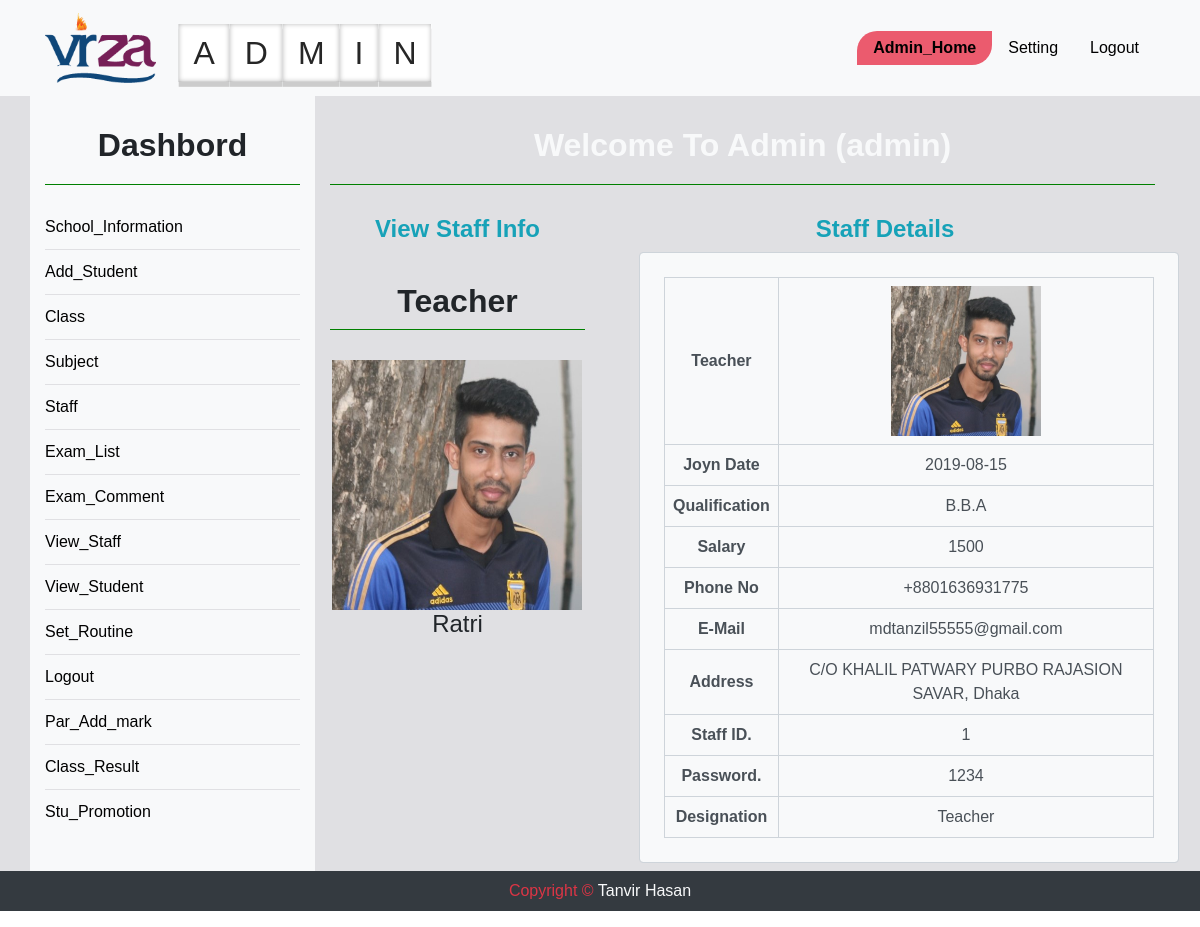
/staff_view.php?id=1 (signed in), run on the app's committed database.
### tables this page shows
CREATE TABLE `staff` (
  `TID` int(11) NOT NULL,
  `TNAME` varchar(150) NOT NULL,
  `TCLASS` varchar(100) NOT NULL,
  `TSEC` varchar(100) NOT NULL,
  `DGN` varchar(100) NOT NULL,
  `TPASS` varchar(150) NOT NULL,
  `QUAL` varchar(500) NOT NULL,
  `SAL` varchar(13) NOT NULL,
  `DATE` varchar(13) NOT NULL,
  `PNO` varchar(150) NOT NULL,
  `MAIL` varchar(150) NOT NULL,
  `PADDR` text NOT NULL,
  `IMG` varchar(150) NOT NULL
);

### staff_view.php (the view, shortened to what this page needs)
<?php
	include "database.php";
	$sql="SELECT * FROM staff WHERE TID={$_GET["id"]}";
	$res=$db->query($sql);
	if($res->num_rows>0){
		$row=$res->fetch_assoc();
	}
 ?>
<?php include "admin_header.php"; ?>
<div class="container_full d_back" style ='margin-top: 0px;'>
	<div class="container text-center">
		<div class="row" id="vir">
	<?php include "sidebar.php"; ?>
			<div class="col-md-9">
				<h2 class="text-light">Welcome To Admin (<?php echo $_SESSION["ANAME"]; ?>) </h2>
				<div class="row">
					<div class="col-4 fix">
						<h4><b class="text-info">View Staff Info</b></h4>
					<h2 class="p-2"><b><?php echo $row["DGN"] ?></b></h2>
								<td class="p-2"><img colspan="2" src="<?php echo $row['IMG'] ?>" height="250" width="250" alt="Upload Pending"></td>
								<h4><?php echo $row["TNAME"] ?></h4>
					</div>
					<div class="col-8 text-center rboxl">
						<h4><b class="text-info text-center border-b ">Staff Details</b></h4>
						<table border="1px" class="bg-light ml-4 m-2 p-4 form-control ">
							<tr>
								<th class="p-2"><b><?php echo $row["DGN"] ?></b></th>
								<td class="p-2"><img colspan="2" src="<?php echo $row['IMG'] ?>" height="150" width="150" alt="Upload Pending"></td>
							</tr>
							<tr >
								<th class="p-2">Joyn Date</th>
								<td class="p-2"><?php echo $row["DATE"] ?></td>
							</tr>
							<tr>
								<th class="p-2">Qualification</th>
								<td class="p-2"><?php echo $row["QUAL"] ?></td>
							</tr>
							<tr>
								<th class="p-2">Salary</th>
								<td class="p-2"><?php echo $row["SAL"] ?></td>
							</tr>
							<tr>
								<th class="p-2">Phone No</th>
								<td class="p-2"><?php echo $row["PNO"] ?></td>
							</tr>
							<tr>
								<th class="p-2">E-Mail</th>
								<td class="p-2"><?php echo $row["MAIL"] ?></td>
							</tr>
							<tr>
								<th class="p-2">Address</th>
								<td class="p-2"><?php echo $row["PADDR"] ?></td>
							</tr>
							<tr>
								<th class="p-2">Staff ID.</th>
								<td class="p-2"><?php echo $row["TID"] ?></td>
							</tr>
							<tr>
								<th class="p-2">Password.</th>
								<td class="p-2"><?php echo $row["TPASS"] ?></td>
							</tr>
							<tr>
								<th class="p-2">Designation</th>
								<td class="p-2"><?php echo $row["DGN"] ?></td>
							</tr>
						</table>
					</div>
				</div>
			</div>
		</div>
	</div>
</div>
<?php include "footer.php"; ?>

### style.css (style rules this page uses)
* { margin:0;padding:0; }
body { font-family: 'Source Sans Pro', sans-serif; -webkit-transition: all 0.5s ease; transition: all 0.5s ease; font-family:sans-serif; text-align: center; position: relative; }
.fix { overflow:hidden; }
.container_full { width:100%; }
.container { display:block; }
#vir h2 { font-weight: bold; padding-bottom:20px; margin:30px auto; border-bottom: 1px solid green; }
.d_back { background:#e0e0e3; }

### data on the page
staff: DGN "Teacher", IMG (picture), TNAME "Ratri", DATE "2019-08-15", QUAL "B.B.A", SAL "1500", PNO "+8801636931775", MAIL "mdtanzil55555@gmail.com", PADDR "C/O KHALIL PATWARY PURBO RAJASION SAVAR, Dhaka", TID "1", TPASS "1234"

### other printed values
$_SESSION["ANAME"] "admin"
